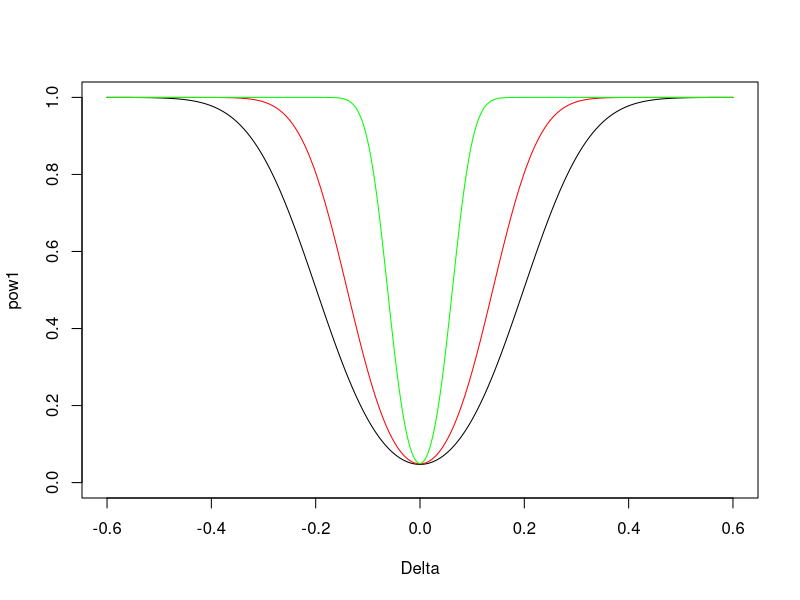
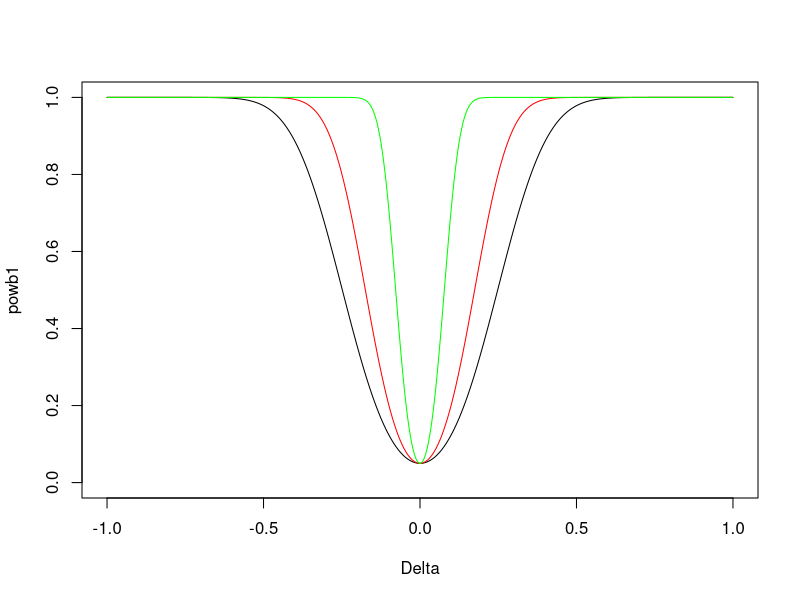
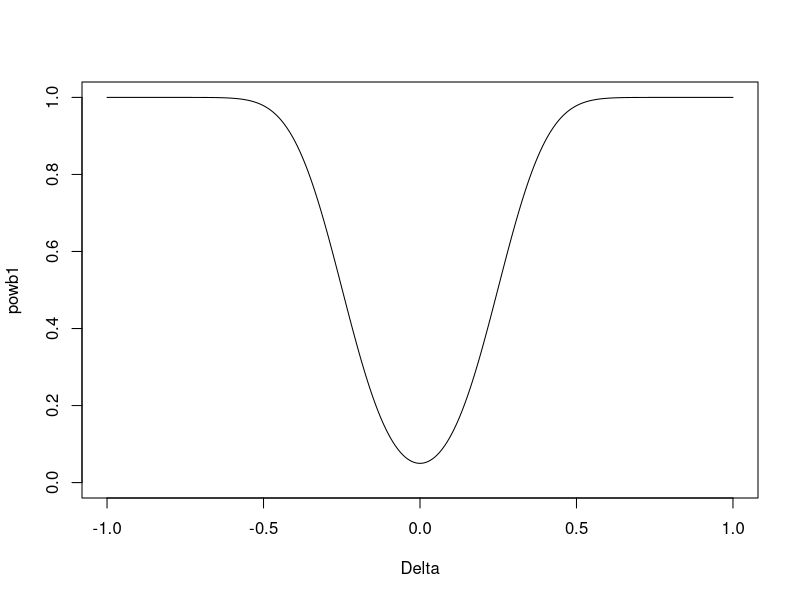

Recreate these plots in R, in order. (Note: this script raises an error after producing the figures.)
###############################################
## power approximation by simulation (t-test)
###############################################
# mu_0 = 0
# H_0: mu = 0 vs H_a: mu != 0, alpha=0.05
# approximate power mu = 0.1
# true distribution of Y is N(0.1, 1)
# n = 100

# can change n, mu0, mu, sigma values

n = 100
mu0 = 0
mu = 0.2
sigma = 1

B = 10000
count = 0
for (i in 1:B){
  Y = rnorm(n,mu,sigma)
  tstar = (mean(Y)-mu0)/(sd(Y)/sqrt(n))
  if (abs(tstar)>qt(0.975,n- 1)) count = count+1
}
count/B

#####################################################
## power approximation by simulation (Binomial test)
#####################################################
# mu_0 = 0
# H_0: mu = 0 vs H_a: mu != 0, alpha=0.05
# approximate power mu = 0.1
# true distribution of Y is N(0.1, 1)
# n = 100

# can change n, mu0, mu, sigma values

n = 100
alpha = 0.05
0.5*n-0.5+qnorm(alpha/2)*sqrt(0.25*n)
k1 = 39
0.5*n+0.5+qnorm(1-alpha/2)*sqrt(0.25*n)
k2 = 61
# Po(X<=k1) + Po(X>=k2)
pbinom(k1,n,0.5)+1-pbinom(k2-1,n,0.5)

mu0 = 0
mu = 0.2
sigma = 1

B = 10000
count = 0
for (i in 1:B){
  Y = rnorm(n,mu,sigma)
  X = length(which(Y<mu0))
  if (X<=k1 || X>=k2) count = count+1
}
count/B

#####################################
## analytic approximation for power  
#####################################

## population distribution: N(mu,sigma^2)
## H0: mu=mu_0; Ha: mu\neq mu_0

# delta = (mu-mu_0)/sigma

# t-test
power.t = function(delta, n=1000, alpha=0.05){
  Cn = qt(1-alpha/2,n-1)
  1-pnorm(Cn-sqrt(n)*delta)+pnorm(-Cn-sqrt(n)*delta)
}

deltav = seq(-0.6,0.6,0.001)
pow1 = power.t(deltav, n=100)
pow2 = power.t(deltav, n=200)
pow3 = power.t(deltav, n=1000)

plot(deltav, pow1, type="l",ylim=c(0,1), xlab="Delta")
points(deltav, pow2, type="l", col="red")
points(deltav, pow3, type="l", col="green")

# Binomial test

power.b = function(delta, n=1000, alpha=0.05){
  p = pnorm(delta)
  pnorm(n*(0.5-p)/sqrt(n*p*(1-p))+qnorm(alpha/2)*sqrt(0.25/(p*(1-p)))) + 1-pnorm(n*(0.5-p)/sqrt(n*p*(1-p))+qnorm(1-alpha/2)*sqrt(0.25/(p*(1-p))))
}

deltav = seq(-1,1,0.001)
powb1 = power.b(deltav, n=100)
powb2 = power.b(deltav, n=200)
powb3 = power.b(deltav, n=1000)

plot(deltav, powb1, type="l",ylim=c(0,1), xlab="Delta")
points(deltav, powb2, type="l", col="red")
points(deltav, powb3, type="l", col="green")

# compare the power function between binomial test and the t-test

plot(deltav, powb1, type="l",ylim=c(0,1), xlab="Delta")
points(deltav, powt1, type="l", col="green")


